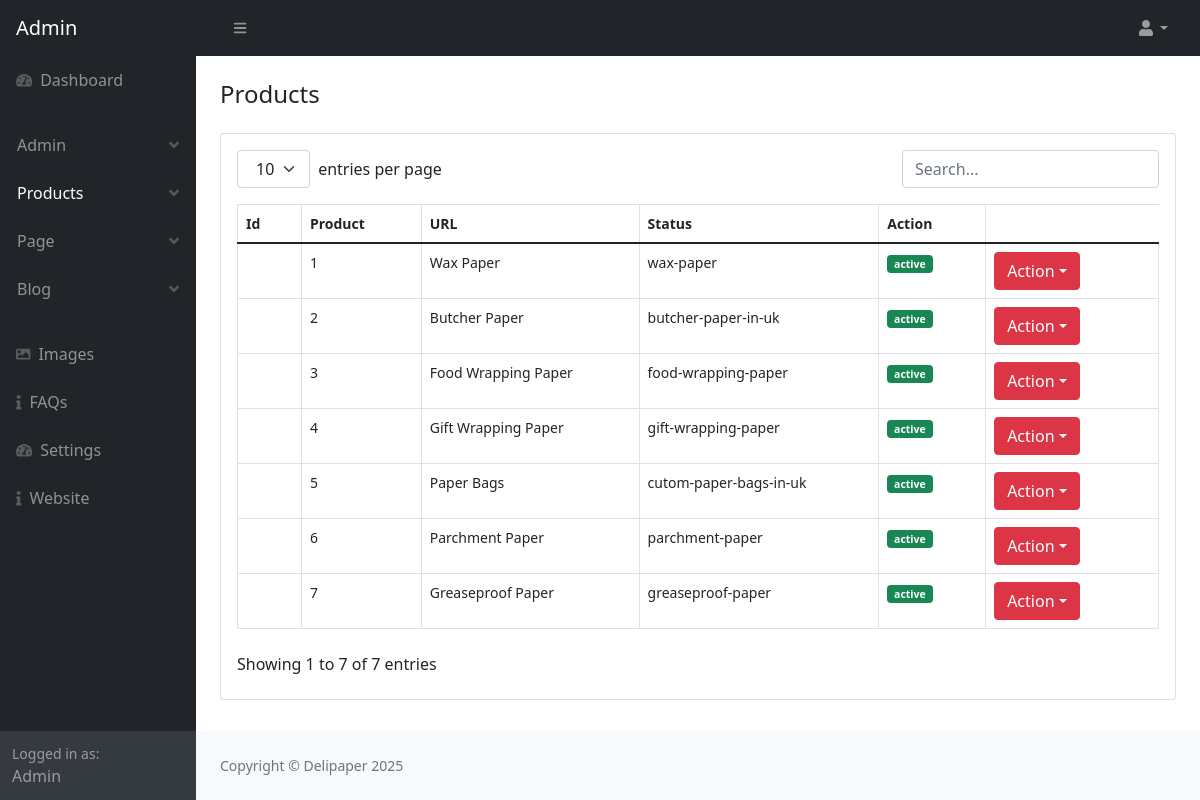
Page /admin/product_view.php (signed in) on the committed database.
### tables this page shows
CREATE TABLE `product` (
  `product_id` int(11) NOT NULL AUTO_INCREMENT,
  `product_name` varchar(255) NOT NULL,
  `product_url` varchar(255) DEFAULT NULL,
  `product_short_description` text NOT NULL,
  `product_content` text DEFAULT NULL,
  `product_thumbnail` varchar(255) DEFAULT NULL,
  `product_image1` varchar(500) NOT NULL,
  `product_image2` varchar(500) NOT NULL,
  `product_meta_title` varchar(255) DEFAULT NULL,
  `product_meta_description` text DEFAULT NULL,
  `product_meta_keywords` text DEFAULT NULL,
  `product_status` enum('active','inactive') DEFAULT 'active',
  `created_at` timestamp NOT NULL DEFAULT current_timestamp(),
  `updated_at` timestamp NOT NULL DEFAULT current_timestamp() ON UPDATE current_timestamp(),
  `product_index` varchar(255) NOT NULL,
  PRIMARY KEY (`product_id`)
);

CREATE TABLE `setting` (
  `setting_id` int(11) NOT NULL AUTO_INCREMENT,
  `website_title` varchar(500) NOT NULL,
  `website_url` varchar(500) NOT NULL,
  `website_logo` varchar(500) NOT NULL,
  `website_favicon` varchar(500) NOT NULL,
  `website_head_code` text NOT NULL,
  `ad_code_one` text NOT NULL,
  `ad_code_two` text NOT NULL,
  `ad_code_three` text NOT NULL,
  `footer_text` text NOT NULL,
  `facebook` varchar(255) NOT NULL,
  `twitter` varchar(255) NOT NULL,
  `instagram` varchar(25) NOT NULL,
  `pinterest` varchar(255) NOT NULL,
  PRIMARY KEY (`setting_id`)
);

### admin/product_view.php (the view, shortened to what this page needs)
<?php
$page = "product";
require_once('parts/top.php'); ?>
</head>
<body class="sb-nav-fixed">
    <?php require_once('parts/navbar.php'); ?>
    <div id="layoutSidenav">
        <?php require_once('parts/sidebar.php'); ?>
        <div id="layoutSidenav_content" class="">
            <main class="">
                <div class="container-fluid  px-4">
                    <div class="page-header">
                        <div class="col-12 mt-4 mb-4">
                            <h4 class="mb-3">Products</h4>
                        </div>
                    </div>
                    <div class="card mb-3 bg-white">
                        <div class="card-body ">
                            <table id="datatablesSimple" class="table table-hover table-sm table-responsive">
                                <thead>
                                    <tr>
                                        <th>Id</th>
                                        <th>Product</th>
                                        <th>URL</th>
                                        <th>Status</th>
                                        <th>Action</th>
                                    </tr>
                                </thead>
                                <tbody>
                                    <?php
                                    require_once('parts/db.php');
                                    $select = "SELECT * FROM product";
                                    $run = mysqli_query($conn, $select);
                                    while ($row = mysqli_fetch_array($run)) {
                                        $product_id = $row['product_id'];
                                        $product_name = $row['product_name'];
                                        $product_url = $row['product_url'];
                                        $product_status = $row['product_status'];
                                        $product_thumbnail = $row['product_thumbnail'];
                                        if ($product_status == "active") {
                                            $color = "success";
                                        } else if ($product_status == "inactive") {
                                            $color = "danger";
                                        }
                                    ?>
                                    <tr>
                                        <td><img src="assets/img/<?php echo $product_thumbnail;?>" height="35px" alt="">
                                        </td>
                                        <td><?php echo $product_id; ?></td>
                                        <td><?php echo $product_name; ?></td>
                                        <td><?php echo $product_url; ?></td>
                                        <td>
                                            <span
                                                class="badge bg-<?php echo $color; ?>"><?php echo $product_status; ?></span>
                                        </td>
                                        <td>
                                            <ul class="navbar-nav ms-auto ms-md-0 me-3 me-lg-4">
                                                <li class="nav-item dropdown">
                                                    <button class="btn btn-danger dropdown-toggle" id="navbarDropdown"
                                                        href="#" role="button" data-bs-toggle="dropdown"
                                                        aria-expanded="false">Action</i></button>
                                                </li>
                                            </ul>
                                        </td>
                                    </tr>
                                    <?php    } ?>
                                </tbody>
                            </table>
                        </div>
                    </div>
            </main>
            <?php require_once('parts/footer.php'); ?>
        </div>
    </div>
</body>
</html>

### admin/parts/sidebar.php (shortened to what this page needs)
<div id="layoutSidenav_nav">
    <nav class="sb-sidenav accordion sb-sidenav-dark" id="sidenavAccordion">
        <div class="sb-sidenav-menu">
            <div class="nav">
                <?php
                       if ($admin_role == "admin") {
                       ?>
                <a class="nav-link" href="index.php">
                    <div class="sb-nav-link-icon"><i class="fas fa-tachometer-alt"></i></div>
                    Dashboard
                </a>
                <?php }?>
                <ul class="navbar-nav p-3 btn ">
                    <?php
                       if ($admin_role == "admin") {
                       ?>
                    <li class="nav-item  dropdown">
                        <a class="nav-link <?php if ($page == "admin") {
                                                   echo "active";
                                               } ?> dropdown " id="navbarDropdown" href="#" role="button"
                            data-bs-toggle="dropdown" aria-expanded="false">Admin<div
                                class="sb-sidenav-collapse-arrow"><i class="fas fa-angle-down"></i></div></a>
                    </li>
                    <li class="nav-item dropdown">
                        <a class="nav-link <?php if ($page == "product") {
                                                   echo "active";
                                               } ?> dropdown " id="navbarDropdown" href="#" role="button"
                            data-bs-toggle="dropdown" aria-expanded="false">Products<div
                                class="sb-sidenav-collapse-arrow"><i class="fas fa-angle-down"></i></div></a>
                    </li>
                    <li class="nav-item dropdown">
                        <a class="nav-link <?php if ($page == "page") {
                                                   echo "active";
                                               } ?> dropdown " id="navbarDropdown" href="#" role="button"
                            data-bs-toggle="dropdown" aria-expanded="false">Page<div
                                class="sb-sidenav-collapse-arrow"><i class="fas fa-angle-down"></i></div></a>
                    </li>
                    <?php } ?>
                    <li class="nav-item dropdown">
                        <a class="nav-link <?php if ($page == "post") {
                                               echo "active";
                                           } ?> dropdown" id="navbarDropdown" href="#" role="button"
                            data-bs-toggle="dropdown" aria-expanded="false">Blog<div
                                class="sb-sidenav-collapse-arrow"><i class="fas fa-angle-down"></i></div></a>
                    </li>
                </ul>
                <a class="nav-link <?php if ($page == "image") {
                                       echo "active";
                                   } ?>" href="image_add.php">
                    <div class="sb-nav-link-icon"><i class="fas fa-image"></i></div>
                    Images
                </a>
                <?php
                   if ($admin_role == "admin") {
                   ?>
                <a class="nav-link <?php if ($page == "faq") {
                                           echo "active";
                                       } ?>" href="faq.php">
                    <div class="sb-nav-link-icon"><i class="fas fa-info"></i></div>
                    FAQs
                </a>
                <a class="nav-link <?php if ($page == "setting") {
                                           echo "active";
                                       } ?>" href="setting.php">
                    <div class="sb-nav-link-icon"><i class="fas fa-tachometer-alt"></i></div>
                    Settings
                </a>
                <a class="nav-link" href="../index.php">
                    <div class="sb-nav-link-icon"><i class="fas fa-info"></i></div>
                    Website
                </a>
                <?php } ?>
            </div>
        </div>
        <div class="sb-sidenav-footer">
            <div class="small">Logged in as:</div>
            <?php echo ucfirst($admin_name); ?>
        </div>
    </nav>
</div>

### admin/parts/footer.php
<footer class="py-4 bg-light mt-auto">
    <div class="container-fluid px-4">
        <div class="d-flex align-items-center justify-content-between small">
            <div class="text-muted">Copyright &copy; <?php echo $website_title; ?> <?php echo  date("Y"); ?></div>
        </div>
    </div>
</footer>

### rows in the picture
product: product_id "1", product_name "Wax Paper", product_url "wax-paper", product_status "active"
product: product_id "2", product_name "Butcher Paper", product_url "butcher-paper-in-uk", product_status "active"
product: product_id "3", product_name "Food Wrapping Paper", product_url "food-wrapping-paper", product_status "active"
product: product_id "4", product_name "Gift Wrapping Paper", product_url "gift-wrapping-paper", product_status "active"
product: product_id "5", product_name "Paper Bags", product_url "cutom-paper-bags-in-uk", product_status "active"
product: product_id "6", product_name "Parchment Paper", product_url "parchment-paper", product_status "active"
product: product_id "7", product_name "Greaseproof Paper", product_url "greaseproof-paper", product_status "active"
setting: website_title "Delipaper"

### other values in the picture
$admin_name "Admin"
